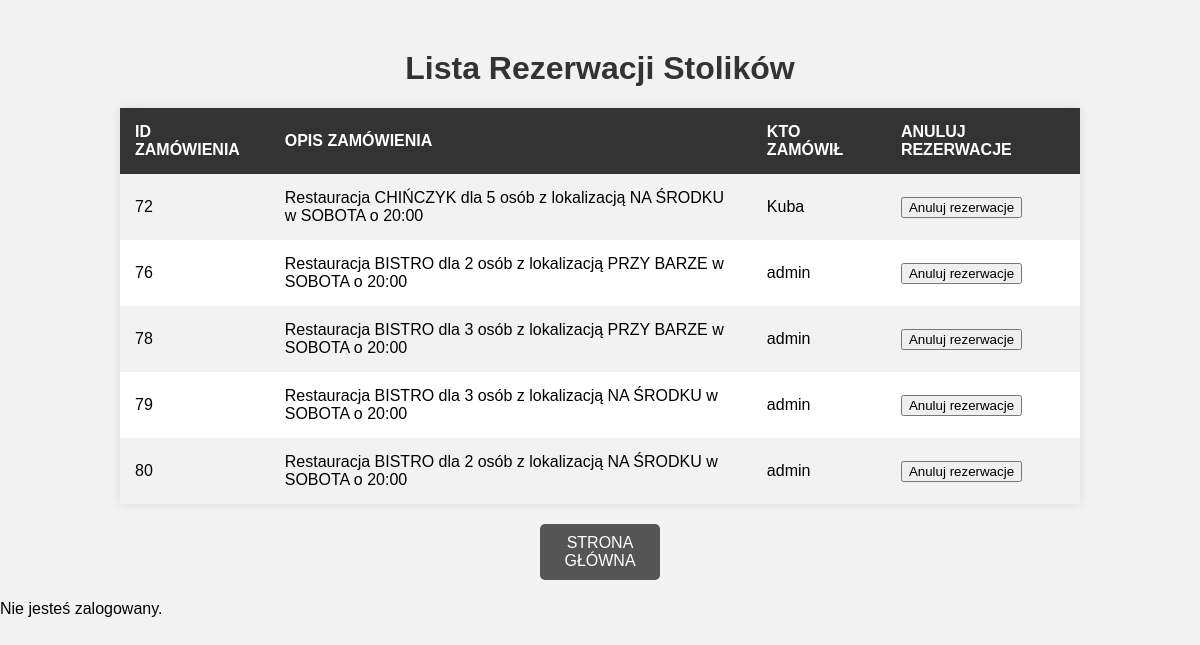
The page /Stolik/rezerwacje on the database its author committed.
### Rezerwacje/models.py (models this page shows, shortened)
class Rezerwacja(models.Model):
    stolik = models.OneToOneField(Stolik, on_delete=models.CASCADE)
    user = models.ForeignKey(Account, on_delete=models.CASCADE)
    class Meta:
        verbose_name_plural = "Rezerwacje"

class Stolik(models.Model):
    RESTAURACJA_CHOICES = [("BISTRO", "bistro"), ("CHIŃCZYK", "chińczyk"),("MEKSYKAŃSKA","meksykańska"),("PIZZA WŁOSKA","pizza włoska"),("RAMENOWNIA","ramenownia")]
    LOKALIZACJA_CHOICES = [("PRZY OKNIE","przy oknie"),("PRZY BARZE","przy barze"),("NA ŚRODKU","na środku")]
    DZIEN_CHOICES = [("PONIEDZIALEK","poniedzialek"),("WTOREK","wtorek"),("SRODA","sroda"),("CZWARTEK","czwartek"),("PIATEK","piatek"),("SOBOTA","sobota"),("NIEDZIELA","niedziela")]
    GODZINA_CHOICES = [("16:00","16:00"),("17:00","17:00"),("18:00","18:00"),("19:00","19:00"),("20:00","20:00"),("21:00","21:00")]
    ilosc = models.PositiveSmallIntegerField()
    restauracja = models.CharField(max_length=16, choices=RESTAURACJA_CHOICES, default="BISTRO")
    dzien = models.CharField(max_length=16, choices=DZIEN_CHOICES, default="SOBOTA")
    godzina = models.CharField(max_length=16, choices=GODZINA_CHOICES, default="20:00")
    lokalizacja = models.CharField(max_length=16, choices=LOKALIZACJA_CHOICES, default="NA ŚRODKU")
    class Meta:
        verbose_name_plural = "Stoliki"
    def __str__(self):
        return f"Restauracja {self.restauracja} dla {self.ilosc} osób z lokalizacją {self.lokalizacja} w {self.dzien} o {self.godzina}"

### Account/models.py (models this page shows, shortened)
class Account(AbstractBaseUser):
    email         = models.EmailField(verbose_name="email",max_length=60, unique= True)
    username      = models.CharField(max_length=30, unique=True)
    date_joined   = models.DateTimeField(verbose_name="date joined", auto_now_add=True)
    last_login    = models.DateTimeField(verbose_name="last login", auto_now=True)
    is_admin      = models.BooleanField(default=False)
    is_active     = models.BooleanField(default=True)
    is_staff      = models.BooleanField(default=False)
    is_superuser  = models.BooleanField(default=False)
    hide_email    = models.BooleanField(default=True)
    objects = MyAccountManager()
    USERNAME_FIELD  ='email'
    REQUIRED_FIELDS =['username']
    class Meta:
        verbose_name_plural = "Konta"
    def __str__(self):
        return self.username

### Rezerwacje/views.py (the view)
# urls.py: path('rezerwacje', RezerwacjaListView.as_view(), name="rezerwacje"),
class RezerwacjaListView(ListView):
    model = Rezerwacja
    template_name = "rezerwacje.html"

### Rezerwacje/templates/rezerwacje.html (shortened to what this page needs)
<!DOCTYPE html>
<html lang="en">
<head>
</head>
<body>
    <h1>Lista Rezerwacji Stolików</h1>
    <table>
        <tr>
            <th>ID ZAMÓWIENIA</th>
            <th>OPIS ZAMÓWIENIA</th>
            <th>KTO ZAMÓWIŁ</th>
            <th>ANULUJ REZERWACJE</th>
        </tr>
        {% for rezerwacja in object_list %}
        <tr>
            <td>{{ rezerwacja.id }}</td>
            <td>{{ rezerwacja.stolik }}</td>
            <td>{{ rezerwacja.user }}</td>
            <td>
                <form action="{% url 'unreserve' rezerwacja.id %}">
                    <input type="submit" value="Anuluj rezerwacje">
                </form>
            </td>
        </tr>
        {% endfor %}
    </table>
    <a href="{% url 'index' %}">STRONA GŁÓWNA</a>
{% if user.is_authenticated %}
        <p>Zalogowany użytkownik: {{ user.username }}</p>
    {% else %}
        <p>Nie jesteś zalogowany.</p>
    {% endif %}
</body>
</html>

### Rezerwacje/templates/rezerwacje.html (style rules this page uses)
body { font-family: Arial, sans-serif; margin: 0; padding: 0; background-color: #f2f2f2; }
h1 { text-align: center; color: #333; margin-top: 50px; }
table { width: 80%; margin: 20px auto; border-collapse: collapse; background-color: #fff; box-shadow: 0 0 10px rgba(0, 0, 0, 0.1); }
th, td { padding: 15px; text-align: left; }
th { background-color: #333; color: #fff; }
tr:nth-child(even) { background-color: #f2f2f2; }
a { display: block; width: 100px; margin: 20px auto; text-align: center; padding: 10px; background-color: #555; color: #fff; text-decoration: none; border-radius: 5px; }

### rows shown on the page
Rezerwacja: id "72", stolik "Restauracja CHIŃCZYK dla 5 osób z lokalizacją NA ŚRODKU w SOBOTA o 20:00", user "Kuba"
Rezerwacja: id "76", stolik "Restauracja BISTRO dla 2 osób z lokalizacją PRZY BARZE w SOBOTA o 20:00", user "admin"
Rezerwacja: id "78", stolik "Restauracja BISTRO dla 3 osób z lokalizacją PRZY BARZE w SOBOTA o 20:00", user "admin"
Rezerwacja: id "79", stolik "Restauracja BISTRO dla 3 osób z lokalizacją NA ŚRODKU w SOBOTA o 20:00", user "admin"
Rezerwacja: id "80", stolik "Restauracja BISTRO dla 2 osób z lokalizacją NA ŚRODKU w SOBOTA o 20:00", user "admin"
